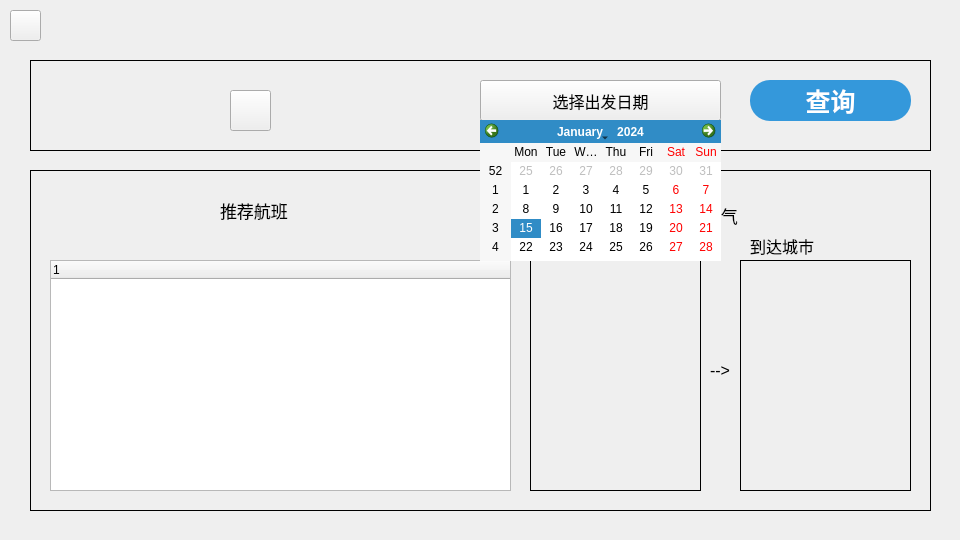
<?xml version="1.0" encoding="UTF-8"?>
<ui version="4.0">
 <class>SearchPage</class>
 <widget class="QWidget" name="SearchPage">
  <property name="geometry">
   <rect>
    <x>0</x>
    <y>0</y>
    <width>960</width>
    <height>540</height>
   </rect>
  </property>
  <property name="minimumSize">
   <size>
    <width>960</width>
    <height>540</height>
   </size>
  </property>
  <property name="windowTitle">
   <string>Form</string>
  </property>
  <widget class="QToolButton" name="backBtn">
   <property name="geometry">
    <rect>
     <x>10</x>
     <y>10</y>
     <width>31</width>
     <height>31</height>
    </rect>
   </property>
   <property name="text">
    <string/>
   </property>
  </widget>
  <widget class="QPushButton" name="showCalendarBtn">
   <property name="geometry">
    <rect>
     <x>480</x>
     <y>80</y>
     <width>241</width>
     <height>41</height>
    </rect>
   </property>
   <property name="font">
    <font>
     <family>Microsoft YaHei UI</family>
     <pointsize>12</pointsize>
    </font>
   </property>
   <property name="text">
    <string>选择出发日期</string>
   </property>
  </widget>
  <widget class="QPushButton" name="exchangeBtn">
   <property name="geometry">
    <rect>
     <x>230</x>
     <y>90</y>
     <width>41</width>
     <height>41</height>
    </rect>
   </property>
   <property name="sizePolicy">
    <sizepolicy hsizetype="Minimum" vsizetype="Minimum">
     <horstretch>0</horstretch>
     <verstretch>0</verstretch>
    </sizepolicy>
   </property>
   <property name="minimumSize">
    <size>
     <width>0</width>
     <height>0</height>
    </size>
   </property>
   <property name="styleSheet">
    <string notr="true"/>
   </property>
   <property name="text">
    <string/>
   </property>
  </widget>
  <widget class="QPushButton" name="searchBtn">
   <property name="geometry">
    <rect>
     <x>750</x>
     <y>80</y>
     <width>161</width>
     <height>41</height>
    </rect>
   </property>
   <property name="font">
    <font>
     <family>Microsoft YaHei UI</family>
     <pointsize>19</pointsize>
     <italic>false</italic>
     <bold>true</bold>
    </font>
   </property>
   <property name="styleSheet">
    <string notr="true">QPushButton {
    background-color: #3498db; /* 蓝色背景 */
    border-radius: 20px; /* 圆角大小为10像素 */
    border: none; /* 无边框 */
    color: #ffffff; /* 字体颜色为白色 */
    font-weight: bold; /* 字体加粗 */
}

QPushButton:hover {
    background-color: #2980b9; /* 鼠标悬停时的深蓝色背景 */
}

QPushButton:pressed {
    background-color: #2c3e50; /* 按钮被按下时的更深蓝色背景 */
}</string>
   </property>
   <property name="text">
    <string>查询</string>
   </property>
  </widget>
  <widget class="QCalendarWidget" name="calendarWidget">
   <property name="geometry">
    <rect>
     <x>480</x>
     <y>120</y>
     <width>241</width>
     <height>141</height>
    </rect>
   </property>
  </widget>
  <widget class="QLabel" name="label">
   <property name="geometry">
    <rect>
     <x>220</x>
     <y>190</y>
     <width>91</width>
     <height>41</height>
    </rect>
   </property>
   <property name="font">
    <font>
     <pointsize>13</pointsize>
    </font>
   </property>
   <property name="text">
    <string>推荐航班</string>
   </property>
  </widget>
  <widget class="QLabel" name="depWeatherLbl">
   <property name="geometry">
    <rect>
     <x>530</x>
     <y>260</y>
     <width>171</width>
     <height>231</height>
    </rect>
   </property>
   <property name="font">
    <font>
     <pointsize>12</pointsize>
    </font>
   </property>
   <property name="styleSheet">
    <string notr="true">QLabel { border: 1px solid black; }</string>
   </property>
   <property name="text">
    <string/>
   </property>
   <property name="alignment">
    <set>Qt::AlignmentFlag::AlignBottom|Qt::AlignmentFlag::AlignHCenter</set>
   </property>
  </widget>
  <widget class="QLabel" name="label_2">
   <property name="geometry">
    <rect>
     <x>670</x>
     <y>190</y>
     <width>131</width>
     <height>51</height>
    </rect>
   </property>
   <property name="font">
    <font>
     <pointsize>13</pointsize>
    </font>
   </property>
   <property name="text">
    <string>实时天气</string>
   </property>
  </widget>
  <widget class="QLabel" name="arrWeatherLbl">
   <property name="geometry">
    <rect>
     <x>740</x>
     <y>260</y>
     <width>171</width>
     <height>231</height>
    </rect>
   </property>
   <property name="font">
    <font>
     <pointsize>12</pointsize>
    </font>
   </property>
   <property name="styleSheet">
    <string notr="true">QLabel { border: 1px solid black; }</string>
   </property>
   <property name="text">
    <string/>
   </property>
   <property name="alignment">
    <set>Qt::AlignmentFlag::AlignBottom|Qt::AlignmentFlag::AlignHCenter</set>
   </property>
  </widget>
  <widget class="QLabel" name="label_3">
   <property name="geometry">
    <rect>
     <x>540</x>
     <y>230</y>
     <width>161</width>
     <height>31</height>
    </rect>
   </property>
   <property name="font">
    <font>
     <pointsize>12</pointsize>
    </font>
   </property>
   <property name="text">
    <string>出发城市</string>
   </property>
  </widget>
  <widget class="QLabel" name="label_4">
   <property name="geometry">
    <rect>
     <x>750</x>
     <y>230</y>
     <width>161</width>
     <height>31</height>
    </rect>
   </property>
   <property name="font">
    <font>
     <pointsize>12</pointsize>
    </font>
   </property>
   <property name="text">
    <string>到达城市</string>
   </property>
  </widget>
  <widget class="QTreeWidget" name="recTree">
   <property name="geometry">
    <rect>
     <x>50</x>
     <y>260</y>
     <width>461</width>
     <height>231</height>
    </rect>
   </property>
   <column>
    <property name="text">
     <string notr="true">1</string>
    </property>
   </column>
  </widget>
  <widget class="QLabel" name="label_5">
   <property name="geometry">
    <rect>
     <x>30</x>
     <y>170</y>
     <width>901</width>
     <height>341</height>
    </rect>
   </property>
   <property name="styleSheet">
    <string notr="true">QLabel { border: 1px solid black; }</string>
   </property>
   <property name="text">
    <string/>
   </property>
  </widget>
  <widget class="QLabel" name="label_6">
   <property name="geometry">
    <rect>
     <x>710</x>
     <y>350</y>
     <width>21</width>
     <height>41</height>
    </rect>
   </property>
   <property name="font">
    <font>
     <pointsize>12</pointsize>
    </font>
   </property>
   <property name="text">
    <string>--&gt;</string>
   </property>
  </widget>
  <widget class="QLabel" name="label_7">
   <property name="geometry">
    <rect>
     <x>30</x>
     <y>60</y>
     <width>901</width>
     <height>91</height>
    </rect>
   </property>
   <property name="styleSheet">
    <string notr="true">QLabel { border: 1px solid black; }</string>
   </property>
   <property name="text">
    <string/>
   </property>
  </widget>
  <widget class="QLabel" name="graphLbl">
   <property name="geometry">
    <rect>
     <x>90</x>
     <y>130</y>
     <width>71</width>
     <height>16</height>
    </rect>
   </property>
   <property name="text">
    <string/>
   </property>
  </widget>
  <zorder>label_7</zorder>
  <zorder>label_5</zorder>
  <zorder>label_3</zorder>
  <zorder>backBtn</zorder>
  <zorder>showCalendarBtn</zorder>
  <zorder>exchangeBtn</zorder>
  <zorder>searchBtn</zorder>
  <zorder>label</zorder>
  <zorder>depWeatherLbl</zorder>
  <zorder>label_2</zorder>
  <zorder>arrWeatherLbl</zorder>
  <zorder>label_4</zorder>
  <zorder>recTree</zorder>
  <zorder>label_6</zorder>
  <zorder>calendarWidget</zorder>
  <zorder>graphLbl</zorder>
 </widget>
 <resources/>
 <connections/>
</ui>
